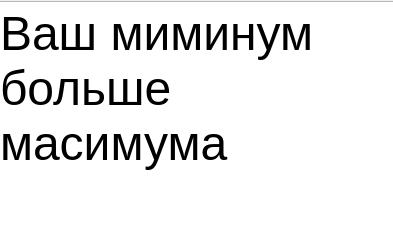
<?xml version="1.0" encoding="UTF-8"?>
<ui version="4.0">
 <class>Form</class>
 <widget class="QWidget" name="Form">
  <property name="geometry">
   <rect>
    <x>0</x>
    <y>0</y>
    <width>393</width>
    <height>231</height>
   </rect>
  </property>
  <property name="windowTitle">
   <string>Form</string>
  </property>
  <widget class="QTextBrowser" name="textBrowser">
   <property name="geometry">
    <rect>
     <x>-5</x>
     <y>1</y>
     <width>411</width>
     <height>241</height>
    </rect>
   </property>
   <property name="html">
    <string>&lt;!DOCTYPE HTML PUBLIC &quot;-//W3C//DTD HTML 4.0//EN&quot; &quot;http://www.w3.org/TR/REC-html40/strict.dtd&quot;&gt;
&lt;html&gt;&lt;head&gt;&lt;meta name=&quot;qrichtext&quot; content=&quot;1&quot; /&gt;&lt;style type=&quot;text/css&quot;&gt;
p, li { white-space: pre-wrap; }
&lt;/style&gt;&lt;/head&gt;&lt;body style=&quot; font-family:'MS Shell Dlg 2'; font-size:7.8pt; font-weight:400; font-style:normal;&quot;&gt;
&lt;p style=&quot; margin-top:0px; margin-bottom:0px; margin-left:0px; margin-right:0px; -qt-block-indent:0; text-indent:0px;&quot;&gt;&lt;span style=&quot; font-family:'.AppleSystemUIFont'; font-size:36pt;&quot;&gt;Ваш миминум &lt;/span&gt;&lt;/p&gt;
&lt;p style=&quot; margin-top:0px; margin-bottom:0px; margin-left:0px; margin-right:0px; -qt-block-indent:0; text-indent:0px;&quot;&gt;&lt;span style=&quot; font-family:'.AppleSystemUIFont'; font-size:36pt;&quot;&gt;больше &lt;/span&gt;&lt;/p&gt;
&lt;p style=&quot; margin-top:0px; margin-bottom:0px; margin-left:0px; margin-right:0px; -qt-block-indent:0; text-indent:0px;&quot;&gt;&lt;span style=&quot; font-family:'.AppleSystemUIFont'; font-size:36pt;&quot;&gt;масимума &lt;/span&gt;&lt;/p&gt;&lt;/body&gt;&lt;/html&gt;</string>
   </property>
  </widget>
 </widget>
 <resources/>
 <connections/>
</ui>
